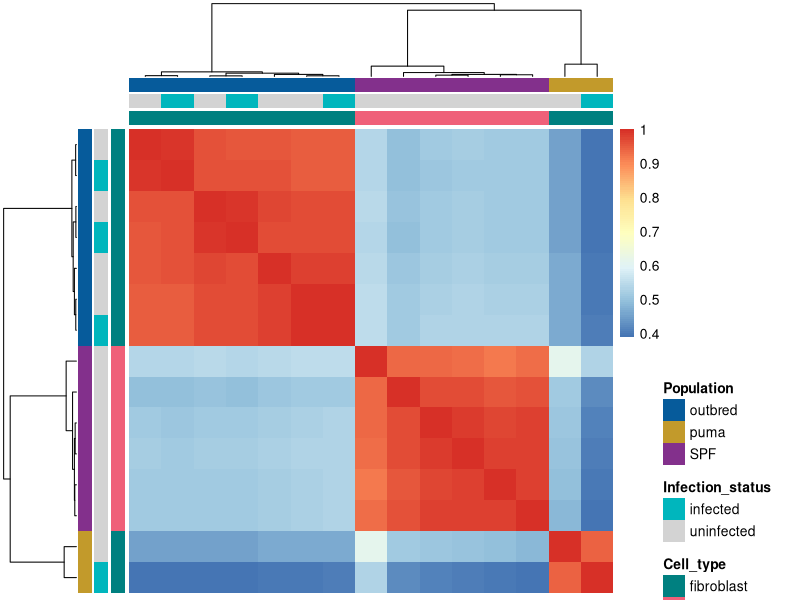
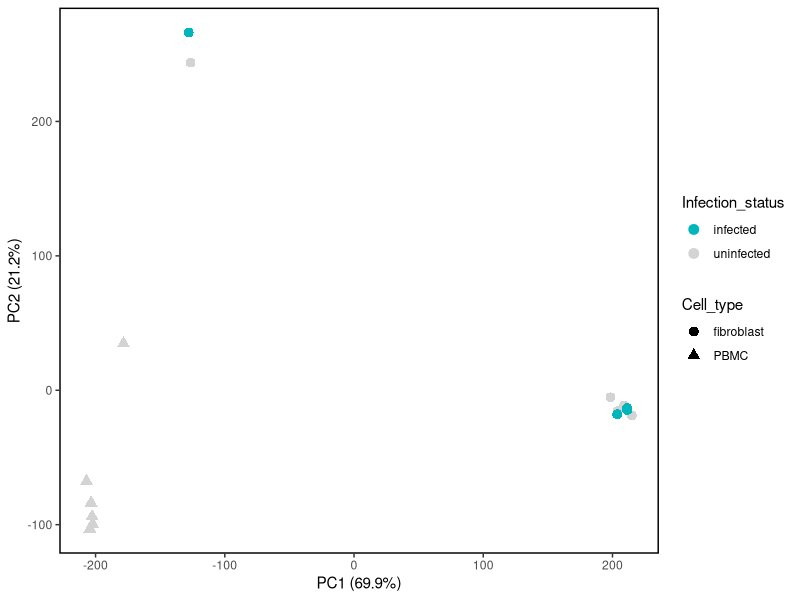
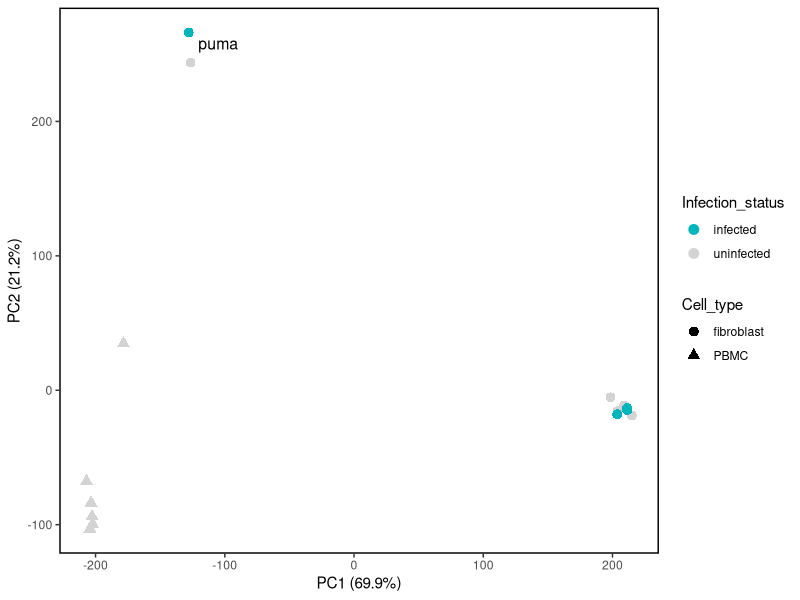

The R source for these figures, in order:
###

# This code is used to explore gene expression data and conduct expression tests in edgeR

# Dataset: endogenous/exogenous FeLV in vitro gene expression (fibroblasts infected and uninfected, PMBCs uninfected only)

#### This code will do the following ####
# 1. Generate a filtered and normalized DGElist of all sample data
# 2. Generate a logCPM counts matrix
# 3. Use logCPM counts matrix to generate sample correlation pheatmap
# 4. Use logCPM counts matrix to generate PCAs to test for batch effects and outliers
# 5. Subset counts and metadata dfs by tissue
# 6. Write tissue-specific, raw counts and metadata files

# Preconditions: raw gene-level counts matrix (e.g. from STAR quantMode), metadata file with sample names that correspond to sample names in counts matrix

###

library(here)
library(tidyverse)
library(edgeR)
library(pheatmap)


#### 0. Get data ####
## counts
dat <- read_delim("readcountsmatrix.txt", delim = "\t") %>% select(-DC2Pool, -DC3Pool) #all counts, not just orthologs
# mapping_dat <- dat[c(1:4, 31498),]
counts <- dat[-c(1:4, 31498),]
# counts <- counts_ortho_only #cat-puma ortholog dataset

## metadata
meta <- read_tsv("data/felv_metadata.tsv") %>% filter(id_inf != c("DC2Pool", "DC3Pool")) %>% filter(id_inf != "DC1PLUS")
Cell_type=meta$cell_type
Infection_status=meta$status
Population=meta$population
cell_inf=paste(meta$cell_type, meta$status, sep="_")


#### 1. Create DGElist, filter by CPM, and calcNormFactors ####
## Create DGEList
dat.full <- DGEList(counts=counts[,2:16], group=cell_inf, genes = counts[,1])
# dat.full$samples$group

## Filter
keep_counts<-rowSums(cpm(counts[,2:16])>1) >= 0.25*ncol(dat) #filter >1 cpm in >= 1/4 of samples

dat.filt<-dat.full[which(keep_counts==T), , keep.lib.sizes=FALSE]
dim(dat.full)
dim(dat.filt)

dat.norm<-calcNormFactors(dat.filt)
dat.norm$samples #normalization factors and library size
# plotMDS(dat.norm)


#### 2. Generate moderated, logCPM counts matrix for sample correlation and PCA ####
dat.logCPM <- cpm(dat.norm, log=TRUE, prior.count = 1, normalized.lib.sizes = TRUE)


#### 3. Generate sample correlation matrix and pheatmap ####
## annotate columns by tissue, treatment, and time
annotation_col1 <- data.frame(
  Cell_type,
  Infection_status,
  Population
)
rownames(annotation_col1) <- colnames(dat[,c(2:16)])

ann_colors1 = list(
  Cell_type =c(fibroblast="#008080",PBMC="#ef6079"),
  Infection_status = c(infected = "#00b6bd", uninfected = "lightgrey"),
  Population = c(outbred = "#065b9b", puma = "#c29a2b", SPF = "#83308c")
  )


## Generate pheatmap
# pdf(file="plots/sample_correlation.pdf", width=9,height=7)
# pdf(file="plots/sample_correlation_orthologs.pdf", width=9,height=7)
pheatmap(cor(dat.logCPM),
                            annotation_col=annotation_col1,
                            annotation_names_col=F,
                            annotation_colors=ann_colors1,
                            annotation_row=annotation_col1,
                            annotation_names_row=F,
                            angle_col= "45",
                            border_color = NA,
                            show_rownames = F,
                            show_colnames = F
                            #cutree_cols = 3,
                            #cutree_rows=3
)
# dev.off()


#### 4. Generate PCAs, look for outliers and batch effects ####
## Generate PCA
counts.pca<-prcomp(t(dat.logCPM))
s<-summary(counts.pca)
s$importance
scores<-as.data.frame(counts.pca$x)

Mischief <- scores[12,]
meta_mischief <- meta[12,]

## By cell type:
pca <- ggplot(data=scores, aes(x=PC1, y=PC2, group=Cell_type)) + 
  geom_point(aes(color=Infection_status, shape=Cell_type, size=Cell_type)) +
  scale_color_manual(values=c("#00b6bd", "lightgrey")) +
  scale_size_manual(values=c(3,3)) +
  theme(panel.border = element_rect(colour = "black", fill=NA, size=1)) +
  theme(panel.background = element_blank(), panel.grid = element_blank()) +
  xlab ("PC1 (69.9%)") +
  ylab ("PC2 (21.2%)") +
  guides(colour = guide_legend(override.aes = list(size=3)))
pca
# pca + annotate("text", label=meta_mischief$population, x=Mischief$PC1, y=Mischief$PC2, size=3)
pca + annotate("text", label=meta_mischief$population, x=(-105), y=258, size=4)
# ggsave(file="plots/pca_all.eps")
# ggsave(file="plots/pca_all_orthologs.eps")


### 5. Subset counts and metadata dataframes by cell type and infection status ####
## Subset metadata df

## No pooled samples
meta_nopool <- meta

## fibroblasts only
meta_fibro <- meta[meta$cell_type=="fibroblast",]

## PMBCs only
meta_pmbc <- meta[meta$cell_type=="PMBC",]

## uninfected only
meta_uninf <- meta[meta$status=="uninfected",]

## Subset counts df using dplyr
## fibroblasts
counts_genes <- counts[,1]
counts_f <- counts[,c(8:16)]
counts_fibro <- cbind(counts_genes, counts_f)

## PMBCs
counts_pmbc <- counts[,c(1:7)]

## uninfected
counts_uninf <- counts[,c(1:9,11,13,15)]


#### 6. Write tissue-specific, outlier-removed raw counts and metadata files ####
## Metadata
# write.table(meta,"results/edgeR/meta_all.txt", sep="\t", quote=F, row.names=F)
# write.table(meta_fibro,"results/edgeR/meta_fibro.txt", sep="\t", quote=F, row.names=F)
# write.table(meta_pmbc,"results/edgeR/meta_pmbc.txt", sep="\t", quote=F, row.names=F)
# write.table(meta_uninf,"results/edgeR/meta_uninf.txt", sep="\t", quote=F, row.names=F)

## Raw gene counts
# write.table(counts_fibro,"results/edgeR/counts_fibro.txt", sep="\t", quote=F, row.names=F)
# write.table(counts_pmbc,"results/edgeR/counts_pmbc.txt", sep="\t", quote=F, row.names=F)
# write.table(counts_uninf,"results/edgeR/counts_uninf.txt", sep="\t", quote=F, row.names=F)

# Full table, all tissues
# write.table(counts, "results/edgeR/counts_all.txt", sep="\t", quote=F, row.names = F)
